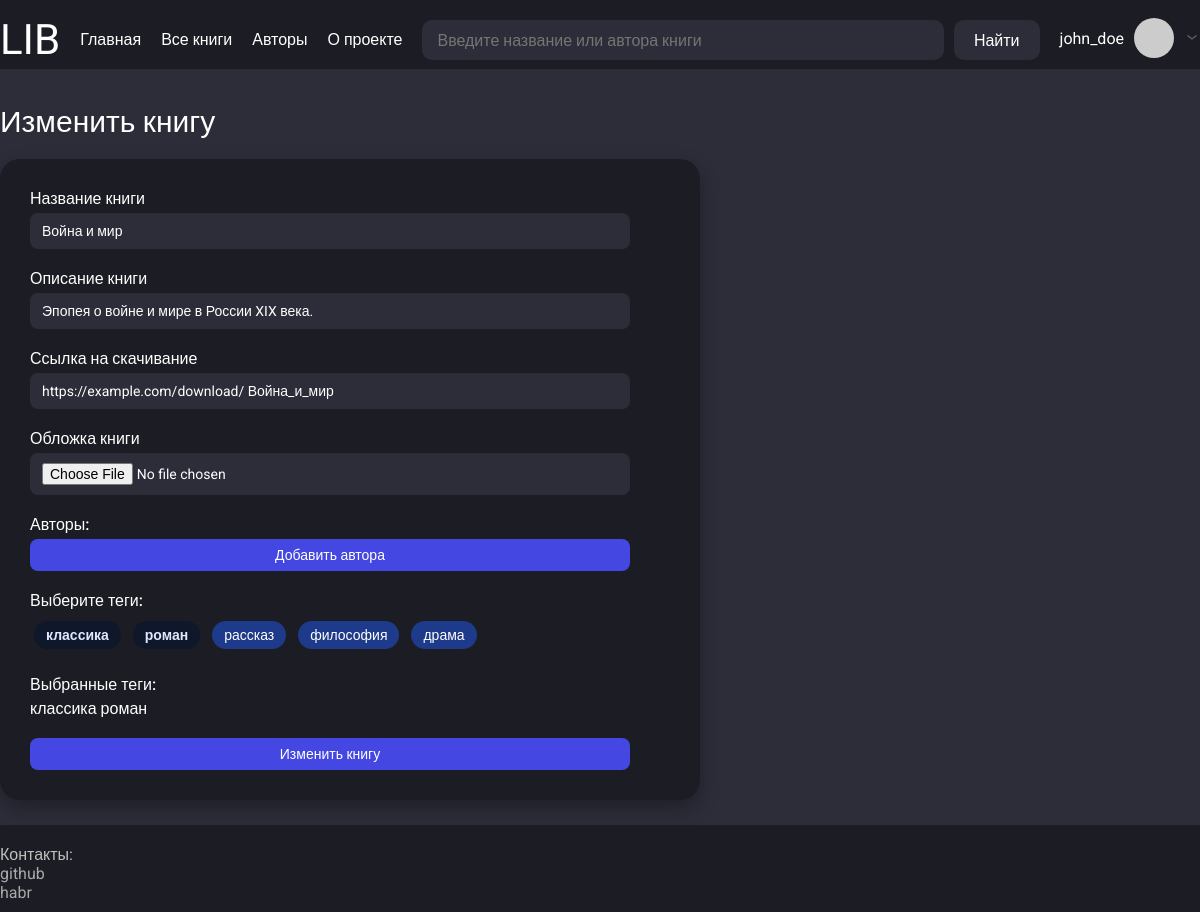
The app's page /books/change_book/1 (signed in) with its own data.
### app/models.py (models this page shows, shortened)
class User(UserMixin, db.Model):
    __tablename__ = "users"
    id = sa.Column(sa.Integer, primary_key=True, autoincrement=True)
    username = sa.Column(sa.String(50), index=True, unique=True, nullable=False)
    email = sa.Column(sa.String(120), index=True, unique=True, nullable=False)
    hashed_password = sa.Column(sa.String(256), nullable=True)
    status = sa.Column(sa.String(25), default="rejected", nullable=True)  # approved, pending
    role = sa.Column(sa.String(15), default="user", nullable=True)  # admin
    reviews = so.relationship("Review", back_populates="user", cascade="all, delete-orphan")
    books = so.relationship("Book", secondary=users_books, back_populates="users")
    def avatar(self, size):
        digest = md5(self.email.lower().encode('utf-8')).hexdigest()
        return f"https://www.gravatar.com/avatar/{digest}?s={size}&d=identicon"

class Book(db.Model):
    __tablename__ = "books"
    id = sa.Column(sa.Integer, primary_key=True, autoincrement=True)
    title = sa.Column(sa.String(100), nullable=False, index=True)
    description = sa.Column(sa.String, nullable=True)
    link_to_download = sa.Column(sa.String, nullable=True)
    bin_preview_photo = sa.Column(sa.LargeBinary, nullable=True)
    reviews = so.relationship("Review", back_populates="book", cascade="all, delete-orphan")
    tags = so.relationship("Tag", secondary=books_tags, back_populates="books")
    authors = so.relationship("Author", secondary=authors_books, back_populates="books")
    users = so.relationship("User", secondary=users_books, back_populates="books")
    @classmethod
    def is_exists(cls, book_id):
        return db.session.query(cls).filter(cls.id == book_id).first()

class Tag(db.Model):
    __tablename__ = "tags"
    id = sa.Column(sa.Integer, primary_key=True, autoincrement=True)
    name = sa.Column(sa.String(30), nullable=False, index=True)
    books = so.relationship("Book", secondary=books_tags, back_populates="tags")

### app/routes.py (the view, shortened to what this page needs)
@app.route("/books/change_book/<int:book_id>", methods=["GET", "POST"])
def change_book(book_id):
    book = Book.is_exists(book_id)
    if not book:
        return "Такой книги не существует"
    form = AddBookForm(obj=book)
    available_tags = [tag.name for tag in get_all_tags()]
    form.tags.choices = [(tag, tag) for tag in available_tags]
    selected_tags = [tag.name for tag in book.tags]
    selected_authors = [" ".join([author.surname, author.name, author.patronymic]) for author in book.authors]
    params = {
        "title": "Изменить книгу",
        "local_css_file": "book.css",
        "form": form,
        "available_tags": available_tags,
        "selected_tags": selected_tags,
        "selected_authors": selected_authors
    }
    return render_template("change_book.html", **params)

### app/forms.py
class AddBookForm(FlaskForm):
    title = StringField("Название книги", validators=[DataRequired(), Length(3, 98)])
    description = StringField("Описание книги", validators=[DataRequired(), Length(min=10)])
    link_to_download = StringField("Ссылка на скачивание")
    book_photo = FileField("Обложка книги")
    authors = FieldList(FormField(AuthorForm), min_entries=1) # Минимум 1 поле для автора
    tags = MultiCheckboxField("Теги", choices=[])  # choices зададим в маршруте

class AuthorForm(FlaskForm):
    class Meta:
        csrf = False  # отключаем CSRF для вложенной формы
    name = StringField("Введите ФИО автора (через пробел)")

### app/models.py (called while the page is built)
@login.user_loader
def load_user(id):
    return db.session.get(User, int(id))

### app/services.py (called while the page is built)
def get_all_tags():
    return db.session.query(Tag).all()

### app/templates/change_book.html (shortened to what this page needs)
{% extends "base.html" %}
{% block content %}
<div class="book-detail-section-for-add">
    <form method="POST" enctype="multipart/form-data" class="add-book-form">
        <div class="form-group">
            {{ form.title.label(class="form-label") }}
            {{ form.title(class="form-input") }}
        </div>
        <div class="form-group">
            {{ form.description.label(class="form-label") }}
            {{ form.description(class="form-input") }}
        </div>
        <div class="form-group">
            {{ form.link_to_download.label(class="form-label") }}
            {{ form.link_to_download(class="form-input") }}
        </div>
        <div class="form-group">
            {{ form.book_photo.label(class="form-label") }}
            {{ form.book_photo(class="form-input") }}
        </div>
        <div class="form-group">
            <label class="form-label">Авторы:</label>
            <button type="button" id="add-author-btn" class="book-card-button">Добавить автора</button>
        </div>
       <div class="form-group">
            <label class="form-label">Выберите теги:</label>
            <div id="available-tags">
                {% for tag in available_tags %}
                    <span class="tag-option" data-tag="{{ tag }}">{{ tag }}</span>
                {% endfor %}
            </div>
        </div>
        <div class="form-group">
            <label class="form-label">Выбранные теги:</label>
            <div id="selected-tags"></div>
        </div>
        <button type="submit" class="book-card-button">Изменить книгу</button>
    </form>
</div>
{% endblock %}

### app/templates/base.html (shortened to what this page needs)
<!DOCTYPE html>
<html lang="ru">
<head>
    <link href="{{ url_for('static', filename='/css/style.css') }}" rel="stylesheet">
    {% if local_css_file %}
        <link href="{{ url_for('static', filename='/css/' ~ local_css_file) }}" rel="stylesheet">
    {% endif %}
</head>
<body>
    <div class="wrapper">
        <header class="header">
            <div class="container header-container">
                <div class="header-logo-container">
                    <p class="header-logo"><a href="{{ url_for('index') }}" class="header-logo-link">LIB</a></p>
                </div>
                <ul class="header-menu">
                    <li><a href="{{ url_for('index') }}" class="header-logo-link">Главная</a></li>
                    <li><a href="{{ url_for('books_list') }}" class="header-logo-link">Все книги</a></li>
                    <li><a href="{{ url_for('authors_list') }}" class="header-logo-link">Авторы</a></li>
                    <li><a href="{{ url_for('about_project') }}" class="header-logo-link">О проекте</a></li>
                </ul>
                <div class="header-search-container">
                        <input type="search" class="header-search" placeholder="Введите название или автора книги" id="ajax-search" name="search" autocomplete="off">
                        <button class="search-button-submit" id="search-button">Найти</button>
                </div>
                <div class="header-user-container">
                    {% if current_user.is_authenticated %}
                        <p class="header-user-nickname">
                            <a href="{{ url_for('user_account', username=current_user.username) }}" class="user-nickname-link">{{ current_user.username }}</a>
                        </p>
                        <img class="header-user-img" src="{{ current_user.avatar(60) }}" alt="Аватар">
                        <button class="arrow-userinfo-button">
                            <img class="header-arrow-down" src="{{ url_for('static', filename='images/arrow-ios-down.svg') }}" alt="Стрелка вниз">
                        </button>
                    {% else %}
                        <p class="header-user-nickname">
                            <a href="{{ url_for('register') }}" class="user-nickname-link">Зарегистрироваться</a>
                            <a href="{{ url_for('login') }}" class="user-nickname-link">Войти</a>
                        </p>
                    {% endif %}
                </div>
            </div>
        </header>
        <main class="main">
            <div class="container">
                <div class="main-container">
                    <h1 class="main-title">{{ title }}</h1>
                    {% block content %}{% endblock %}
                </div>
            </div>
        </main>
        <footer class="footer">
            <div class="container">
                <div class="footer-container">
                    <div class="footer-contact-container">
                        <p class="contact-title">Контакты:</p>
                        <ul class="contact-list">
                            <li><a href="https://github.com/taishakutenn" class="footer-contact-link">github</a></li>
                            <li><a href="https://habr.com/ru/users/taishakuten" class="footer-contact-link">habr</a></li>
                        </ul>
                    </div>
                </div>
            </div>
        </footer>
    </div>
</body>
</html>

### app/static/css/style.css (style rules this page uses)
html, body { margin: 0; padding: 0; height: 100%; font-family: 'Roboto', sans-serif; background-color: #2D2D3A; color: #FFFFFF; }
.wrapper { min-height: 100%; display: flex; flex-direction: column; }
.container { max-width: 1220px; width: 100%; margin: 0 auto; padding-top: 15px; padding-bottom: 5px; }
.header { background-color: #1C1C24; width: 100%; }
.header-container { display: flex; justify-content: space-between; align-items: flex-start; gap: 20px; flex-wrap: wrap; }
.header-logo { font-size: 42px; margin: 0; }
.header-logo-link { text-decoration: none; color: inherit; }
.header-menu { display: flex; gap: 20px; list-style: none; padding: 0; margin-top: 15px; }
.header-search-container { display: flex; gap: 10px; flex-grow: 1; margin-top: 5px; position: relative; }
.header-search { background-color: #2D2D3A; border: none; border-radius: 10px; padding: 10px 15px; color: white; flex-grow: 1; height: 40px; box-sizing: border-box; }
.search-button-submit { background-color: #2D2D3A; border: none; border-radius: 10px; color: white; padding: 0 20px; height: 40px; cursor: pointer; box-sizing: border-box; }
.header-user-container { position: relative; display: flex; align-items: center; gap: 10px; margin-top: 3px; }
.header-user-nickname { margin: 0; }
.user-nickname-link { text-decoration: none; color: inherit; }
.header-user-img { width: 40px; height: 40px; border-radius: 50%; }
.arrow-userinfo-button { background: none; border: none; cursor: pointer; }
.header-arrow-down { width: 16px; height: 16px; }
.main { flex-grow: 1; padding: 20px 0; }
.main-container { display: flex; flex-direction: column; }
.main-title { font-size: 30px; }
.footer { background-color: #1C1C24; width: 100%; padding: 5px 0; }
.footer-container { display: flex; justify-content: space-between; }
.footer-contact-container { display: flex; flex-direction: column; }
.contact-title { color: #C0C0C0; }
.contact-list { margin-top: a; }
.footer-contact-link { color: #A9A9A9; text-decoration: none; }

### app/static/css/book.css (style rules this page uses)
.book-card-button { background-color: #4447E2; color: white; padding: 8px 14px; border-radius: 8px; text-decoration: none; font-size: 14px; transition: background-color 0.2s; }
.book-detail-section-for-add { margin-top: 20px; max-width: 700px; background-color: #1C1C24; border-radius: 20px; padding: 30px; display: flex; flex-direction: column; gap: 20px; box-shadow: 0 8px 20px rgba(0, 0, 0, 0.3); }
.add-book-form { display: flex; flex-direction: column; gap: 20px; max-width: 600px; }
.form-group { display: flex; flex-direction: column; }
.form-label { font-size: 16px; font-weight: 500; margin-bottom: 5px; color: #ffffff; }
.form-input { padding: 10px 12px; border-radius: 8px; border: none; background-color: #2D2D3A; color: white; font-size: 14px; outline: none; }
.tag-option { display: inline-block; padding: 6px 12px; margin: 6px 4px; border-radius: 20px; background-color: #1e3a8a; color: #ffffff; font-size: 14px; cursor: pointer; transition: background-color 0.2s ease, transform 0.1s ease; border: none; user-select: none; }
.tag-option.selected { background-color: #0f172a; color: #e0e7ff; font-weight: bold; }

### records on screen
User: username "john_doe"
Book: title "Война и мир", description "Эпопея о войне и мире в России XIX века.", link_to_download "https://example.com/download/ Война_и_мир"
Tag: name "классика"
Tag: name "роман"
Tag: name "рассказ"
Tag: name "философия"
Tag: name "драма"

### other values on screen
{{ title }} "Изменить книгу"
